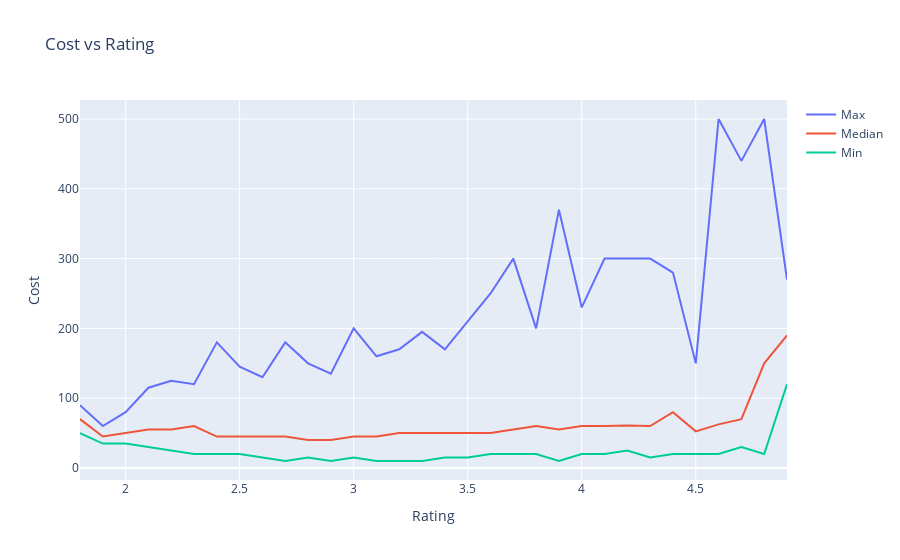

Here is the notebook cell this chart was saved with:
### Code cell
# plot the maximum, mean and minimum cost of reatuirants with respect to the rating
cost_rating = df_cleaned.groupby("rating_number")["cost"].agg(["max", "median", "min"])

# plot the data in smaaller figsize
fig = go.Figure()
fig.add_trace(
    go.Scatter(x=cost_rating.index, y=cost_rating["max"], mode="lines", name="Max")
)
fig.add_trace(
    go.Scatter(
        x=cost_rating.index, y=cost_rating["median"], mode="lines", name="Median"
    )
)
fig.add_trace(
    go.Scatter(x=cost_rating.index, y=cost_rating["min"], mode="lines", name="Min")
)
fig.update_layout(title="Cost vs Rating", xaxis_title="Rating", yaxis_title="Cost")
fig.show()

### Figure 1 — Plotly figure (JSON) as saved in the notebook; plotly's stock layout.template omitted (floating-point values rounded to 4 significant figures)
{"data": [{"mode": "lines", "name": "Max", "type": "scatter", "x": [1.8, 1.9, 2, 2.1, 2.2, 2.3, 2.4, 2.5, 2.6, 2.7, 2.8, 2.9, 3, 3.1, 3.2, 3.3, 3.4, 3.5, 3.6, 3.7, 3.8, 3.9, 4, 4.1, 4.2, 4.3, 4.4, 4.5, 4.6, 4.7, 4.8, 4.9], "y": [90, 60, 80, 115, 125, 120, 180, 145, 130, 180, 150, 135, 200, 160, 170, 195, 170, 210, 250, 300, 200, 370, 230, 300, 300, 300, 280, 150, 500, 440, 500, 270]}, {"mode": "lines", "name": "Median", "type": "scatter", "x": [1.8, 1.9, 2, 2.1, 2.2, 2.3, 2.4, 2.5, 2.6, 2.7, 2.8, 2.9, 3, 3.1, 3.2, 3.3, 3.4, 3.5, 3.6, 3.7, 3.8, 3.9, 4, 4.1, 4.2, 4.3, 4.4, 4.5, 4.6, 4.7, 4.8, 4.9], "y": [70, 45, 50, 55, 55, 60, 45, 45, 45, 45, 40, 40, 45, 45, 50, 50, 50, 50, 50, 55, 60, 55, 60, 60, 61, 60, 80, 52.5, 62.5, 70, 150, 190]}, {"mode": "lines", "name": "Min", "type": "scatter", "x": [1.8, 1.9, 2, 2.1, 2.2, 2.3, 2.4, 2.5, 2.6, 2.7, 2.8, 2.9, 3, 3.1, 3.2, 3.3, 3.4, 3.5, 3.6, 3.7, 3.8, 3.9, 4, 4.1, 4.2, 4.3, 4.4, 4.5, 4.6, 4.7, 4.8, 4.9], "y": [50, 35, 35, 30, 25, 20, 20, 20, 15, 10, 15, 10, 15, 10, 10, 10, 15, 15, 20, 20, 20, 10, 20, 20, 25, 15, 20, 20, 20, 30, 20, 120]}], "layout": {"title": {"text": "Cost vs Rating"}, "xaxis": {"title": {"text": "Rating"}}, "yaxis": {"title": {"text": "Cost"}}}}
